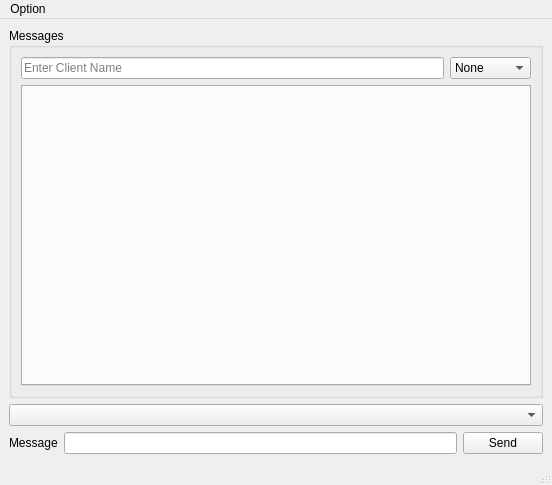
<?xml version="1.0" encoding="UTF-8"?>
<ui version="4.0">
 <class>MainWindow</class>
 <widget class="QMainWindow" name="MainWindow">
  <property name="geometry">
   <rect>
    <x>0</x>
    <y>0</y>
    <width>552</width>
    <height>485</height>
   </rect>
  </property>
  <property name="windowTitle">
   <string>Client</string>
  </property>
  <widget class="QWidget" name="centralwidget">
   <layout class="QVBoxLayout" name="verticalLayout_2">
    <item>
     <widget class="QGroupBox" name="groupBox">
      <property name="title">
       <string>Messages</string>
      </property>
      <layout class="QVBoxLayout" name="verticalLayout">
       <item>
        <layout class="QHBoxLayout" name="horizontalLayout_2">
         <item>
          <widget class="QLineEdit" name="lnClientName">
           <property name="placeholderText">
            <string>Enter Client Name</string>
           </property>
          </widget>
         </item>
         <item>
          <widget class="QComboBox" name="cmbStatus">
           <item>
            <property name="text">
             <string>None</string>
            </property>
           </item>
           <item>
            <property name="text">
             <string>Available</string>
            </property>
           </item>
           <item>
            <property name="text">
             <string>Away</string>
            </property>
           </item>
           <item>
            <property name="text">
             <string>Busy</string>
            </property>
           </item>
          </widget>
         </item>
        </layout>
       </item>
       <item>
        <widget class="QTabWidget" name="tabChats">
         <property name="currentIndex">
          <number>-1</number>
         </property>
        </widget>
       </item>
      </layout>
     </widget>
    </item>
    <item>
     <widget class="QComboBox" name="cmbClients"/>
    </item>
    <item>
     <layout class="QHBoxLayout" name="horizontalLayout">
      <item>
       <widget class="QLabel" name="label">
        <property name="text">
         <string>Message</string>
        </property>
       </widget>
      </item>
      <item>
       <widget class="QLineEdit" name="lnMessage"/>
      </item>
      <item>
       <widget class="QPushButton" name="btnSend">
        <property name="text">
         <string>Send</string>
        </property>
       </widget>
      </item>
     </layout>
    </item>
   </layout>
  </widget>
  <widget class="QMenuBar" name="menubar">
   <property name="geometry">
    <rect>
     <x>0</x>
     <y>0</y>
     <width>552</width>
     <height>24</height>
    </rect>
   </property>
   <widget class="QMenu" name="menuOption">
    <property name="title">
     <string>Option</string>
    </property>
    <addaction name="actionConnect"/>
    <addaction name="actionDisconnect"/>
   </widget>
   <addaction name="menuOption"/>
  </widget>
  <widget class="QStatusBar" name="statusbar"/>
  <action name="actionConnect">
   <property name="text">
    <string>Connect</string>
   </property>
  </action>
  <action name="actionDisconnect">
   <property name="text">
    <string>Disconnect</string>
   </property>
  </action>
 </widget>
 <resources/>
 <connections/>
</ui>
